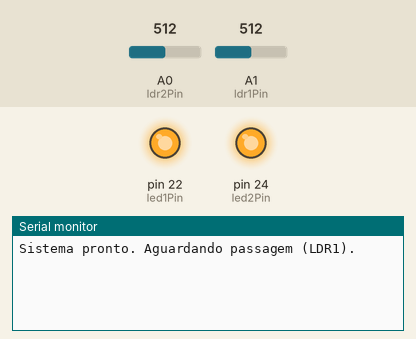
This sketch was run on a simulated Arduino Mega 2560, built with avr-gcc and run on an emulated ATmega2560. On the bench: output pins drawn as LEDs (lit = HIGH), the last lines printed to the serial monitor. Inputs (shaded band) come from the test bench; at power-on: A1 (ldr1Pin) = 512, A0 (ldr2Pin) = 512.

Above: at 1.2 s.
1.3 s: A1 (ldr1Pin) set to 0
At 2.5 s:
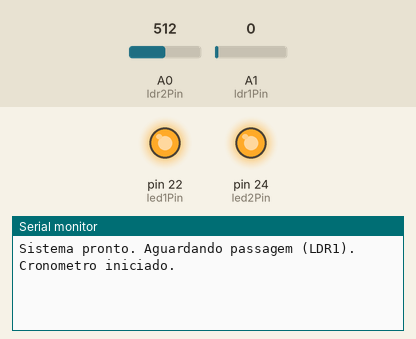
2.8 s: A0 (ldr2Pin) set to 122
At 3.4 s:
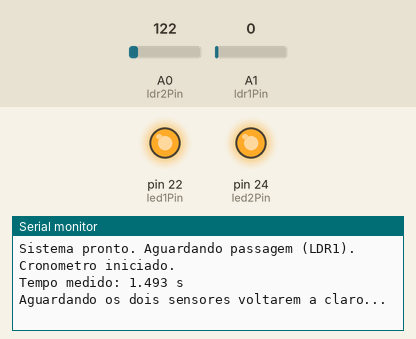
4.3 s: A1 (ldr1Pin) set to 122
At 5.2 s:
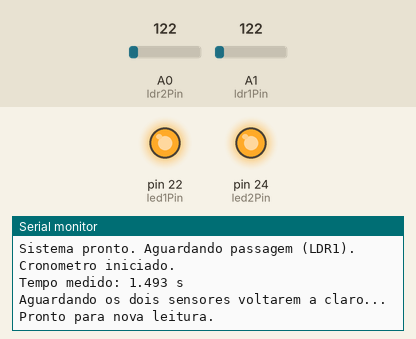

The sketch:

TEST_RAMPA.ino
```cpp
// ===== PINOS =====
const int led1Pin = 22;
const int led2Pin = 24;

const int ldr1Pin = A1; // LDR1 (início)
const int ldr2Pin = A0; // LDR2 (fim)

// ===== LIMIARES COM HISTERESE (adaptados às suas leituras) =====
const int LDR1_ESCURA = 50;
const int LDR1_CLARA  = 100;

const int LDR2_ESCURA = 147;
const int LDR2_CLARA  = 94;

// ===== ESTADOS =====
enum Estado {
  AGUARDANDO_LDR1,
  CRONOMETRANDO,
  AGUARDANDO_REARME
};

Estado estado = AGUARDANDO_LDR1;

// ===== VARIÁVEIS DE CONTROLE =====
bool ldr1Claro = true;
bool ldr2Claro = true;

unsigned long tempoInicio = 0;

void setup() {
  pinMode(led1Pin, OUTPUT);
  pinMode(led2Pin, OUTPUT);
  digitalWrite(led1Pin, HIGH);
  digitalWrite(led2Pin, HIGH);

  Serial.begin(9600);
  delay(50);

  // inicializa os estados claros com base nas leituras iniciais
  int v1 = analogRead(ldr1Pin);
  int v2 = analogRead(ldr2Pin);
  ldr1Claro = (v1 > LDR1_CLARA);
  ldr2Claro = (v2 > LDR2_CLARA);

  Serial.println("Sistema pronto. Aguardando passagem (LDR1).");
}

void loop() {
  int v1 = analogRead(ldr1Pin);
  int v2 = analogRead(ldr2Pin);

  // aplica histerese LDR1
  if (ldr1Claro) {
    if (v1 < LDR1_ESCURA) ldr1Claro = false;
  } else {
    if (v1 > LDR1_CLARA) ldr1Claro = true;
  }

  // aplica histerese LDR2
  if (ldr2Claro) {
    if (v2 < LDR2_ESCURA) ldr2Claro = false;
  } else {
    if (v2 > LDR2_CLARA) ldr2Claro = true;
  }

  // máquina de estados
  if (estado == AGUARDANDO_LDR1) {
    // detecta sombra no LDR1 (claro -> escuro)
    if (!ldr1Claro) {
      tempoInicio = micros();
      estado = CRONOMETRANDO;
      Serial.println("Cronometro iniciado.");
    }
  }
  else if (estado == CRONOMETRANDO) {
    // detecta sombra no LDR2 (claro -> escuro)
    if (!ldr2Claro) {
      unsigned long tempoFim = micros();
      unsigned long delta = tempoFim - tempoInicio;
      float tempoSegundos = delta / 1000000.0;
      Serial.print("Tempo medido: ");
      Serial.print(tempoSegundos, 3); // mostra milésimos
      Serial.println(" s");
      estado = AGUARDANDO_REARME;
      Serial.println("Aguardando os dois sensores voltarem a claro...");
    }
  }
  else if (estado == AGUARDANDO_REARME) {
    // rearmar só quando ambos estiverem claros
    if (ldr1Claro && ldr2Claro) {
      estado = AGUARDANDO_LDR1;
      Serial.println("Pronto para nova leitura.");
    }
  }

  delay(10);
}
```

Measured:
- after the input at 1.3 s, the serial monitor: prints a new line at once (image 1)
- after the input at 2.8 s, the serial monitor: prints a new line at once (image 2)
- after the input at 4.3 s, the serial monitor: prints a new line at once (image 3)
